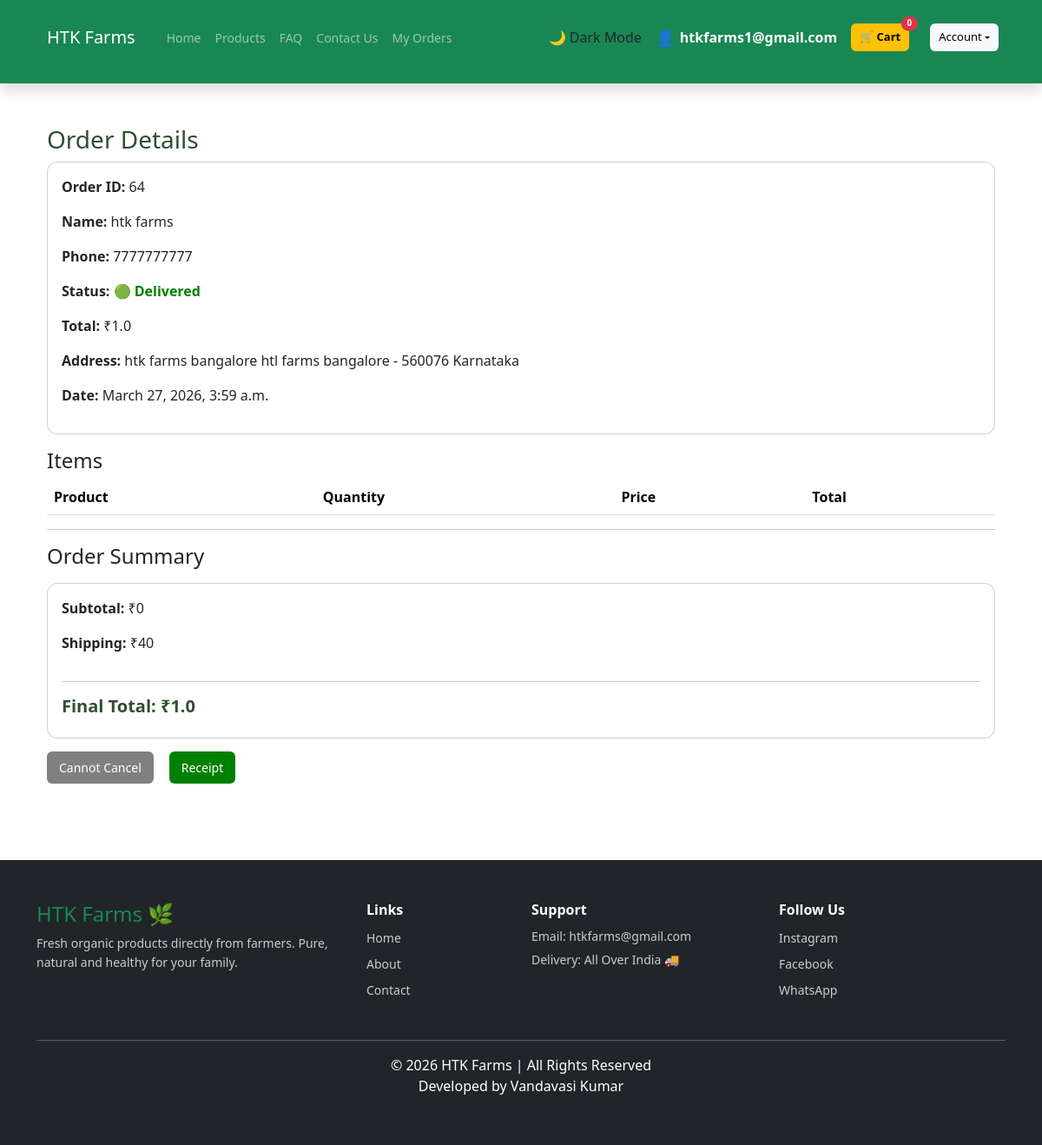
/order/64/ (signed in), run on the app's committed database.
### htkapp/models.py (models this page shows, shortened)
class Order(models.Model):
    STATUS_CHOICES = [
        ('placed', 'Placed'),
        ('shipped', 'Shipped'),
        ('delivered', 'Delivered'),
        ('cancelled', 'Cancelled'),
    ]
    user = models.ForeignKey(User, on_delete=models.CASCADE)
    name = models.CharField(max_length=100)
    total_price = models.FloatField()
    address = models.TextField()
    phone = models.CharField(max_length=15)
    status = models.CharField(
        max_length=20,
        choices=STATUS_CHOICES,
        default='placed'
    )
    created_at = models.DateTimeField(auto_now_add=True)
    is_paid = models.BooleanField(default=False)
    payment_method = models.CharField(max_length=20, blank=True, null=True)

### htkapp/views.py (the view)
# urls.py: path('order/<int:id>/', views.order_detail, name='order_detail'),
@login_required
def order_detail(request, id):
    order = get_object_or_404(Order, id=id, user=request.user)
    items = order.items.all()
    subtotal = sum(item.total for item in items)
    final_total = order.total_price
    discount = subtotal - final_total
    shipping = 0 if subtotal > 500 else 40
    return render(request, "order_detail.html", {
        "order": order,
        "items": items,
        "subtotal": subtotal,
        "shipping": shipping,
        "discount": discount,
        "final_total": final_total
    })

### htkapp/context_processors.py (called while the page is built)
def categories_processor(request):
    return {
        "categories": Category.objects.all()
    }

### htkapp/views.py (called while the page is built)
def get_cart_count(request):
    if request.user.is_authenticated:
        count = sum(item.quantity for item in CartItem.objects.filter(user=request.user))
    else:
        count = 0
    return {
        "cart_count": count
    }

### templates/order_detail.html (shortened to what this page needs)
{% extends 'base.html' %}
{% block content %}
<div class="container mt-4">
    <h3>Order Details</h3>
    <div class="card p-3 mb-3">
        <p><strong>Order ID:</strong> {{ order.id }}</p>
        <p><strong>Name:</strong> {{ order.name }}</p>
        <p><strong>Phone:</strong> {{ order.phone }}</p>
        <p><strong>Status:</strong>
            {% if order.status == "delivered" %}
            <span style="color:green; font-weight:bold;">🟢 Delivered</span>
            {% elif order.status == "cancelled" %}
            <span style="color:red; font-weight:bold;">🔴 Cancelled</span>
            {% elif order.status == "placed" %}
            <span style="color:orange; font-weight:bold;">🟡 Placed</span>
            {% elif order.status == "shipped" %}
            <span style="color:blue; font-weight:bold;">🚚 Shipped</span>
            {% endif %}
        </p>
        <p><strong>Total:</strong> ₹{{ order.total_price }}</p>
        <p><strong>Address:</strong> {{ order.address }}</p>
        <p><strong>Date:</strong> {{ order.created_at }}</p>
    </div>
    <h4>Items</h4>
    <table class="table">
        <tr>
            <th>Product</th>
            <th>Quantity</th>
            <th>Price</th>
            <th>Total</th>
        </tr>
    </table>
    <hr>
    <h4>Order Summary</h4>
    <div class="card p-3 mt-3">
        <p><strong>Subtotal:</strong> ₹{{ subtotal }}</p>
        <p><strong>Shipping:</strong>
            {% if shipping == 0 %}
            Free
            {% else %}
            ₹{{ shipping }}
            {% endif %}
        </p>
        <hr>
        <h5><strong>Final Total: ₹{{ final_total }}</strong></h5>
    </div>
    <div style="margin-top:15px; display:flex; gap:10px;">
        {% if order.status == "placed" %}
        <form method="POST" action="{% url 'cancel_order' order.id %}">
            {% csrf_token %}
            <button class="btn cancel-btn">Cancel Order</button>
        </form>
        {% elif order.status == "cancelled" %}
        <button class="btn disabled-btn">Cancelled</button>
        {% else %}
        <button class="btn disabled-btn">Cannot Cancel</button>
        {% endif %}
        {% if order.status != "cancelled" %}
        <a href="{% url 'download_receipt' order.id %}">
            <button class="btn receipt-btn">Receipt</button>
        </a>
        {% endif %}
    </div>
</div>
{% endblock %}

### templates/base.html (shortened to what this page needs)
<!DOCTYPE html>
<html>
<head>
  {% load static %}
  <link href="https://cdn.jsdelivr.net/npm/bootstrap@5.3.2/dist/css/bootstrap.min.css" rel="stylesheet">
  <link rel="stylesheet" href="{% static 'css/style.css' %}">
</head>
<body class="d-flex flex-column min-vh-100">
  <nav class="navbar navbar-expand-lg navbar-dark bg-success fixed-top shadow">
    <div class="container" style="padding-top: 20px; margin-bottom: 30px;">
      <a class="navbar-brand" href="/">HTK Farms</a>
      <div class="collapse navbar-collapse" id="navbarNav">
        <ul class="navbar-nav me-auto">
          <li class="nav-item">
            <a class="nav-link" href="/">Home</a>
          </li>
          <li class="nav-item">
            <a class="nav-link" href="/products/">Products</a>
          </li>
          <li class="nav-item">
            <a class="nav-link" href="{% url 'faq' %}">FAQ</a>
          </li>
          <li class="nav-item">
            <a class="nav-link" href="{% url 'contact' %}">Contact Us</a>
          </li>
          {% if user.is_authenticated and not user.is_superuser %}
          <a class="nav-link" href="{% url 'order_history' %}">My Orders</a>
          {% endif %}
        </ul>
        <div class="d-flex align-items-center gap-3">
          <button id="modeToggle" class="dropdown-item">
          </button>
          {% if user.is_authenticated and not user.is_superuser %}
          <div class="d-flex align-items-center text-white">
            <span style="font-size:18px; margin-right:6px;">👤</span>
            <strong>{{ request.user.username }}</strong>
          </div>
          <a href="/cart/" class="btn btn-warning btn-sm fw-bold position-relative"> 🛒 Cart
            <span id="cart-count"
              class="position-absolute top-0 start-100 translate-middle badge rounded-pill bg-danger">
              {{ cart_count }}
            </span>
          </a>
          <div class="dropdown">
            <button class="btn btn-light dropdown-toggle" data-bs-toggle="dropdown">
              Account
            </button>
          </div>
          {% elif not user.is_authenticated %}
          <button class="btn btn-light" data-bs-toggle="modal" data-bs-target="#loginModal">
            Account
          </button>
          {% endif %}
        </div>
      </div>
    </div>
  </nav>
  <main class="flex-grow-1">
    <div class="container" style="margin-top:65px; padding-top: 5px;">
      {% block content %}
      {% endblock %}
    </div>
  </main>
  {% include 'footer.html' %}
</body>
</html>

### static/css/style.css (style rules this page uses)
body { padding-top: 50px; }
.btn { padding: 8px 14px; border: none; border-radius: 6px; cursor: pointer; margin-right: 8px; font-size: 14px; }
.receipt-btn { background-color: green; color: white; }
.disabled-btn { background-color: gray; color: white; cursor: not-allowed; }
.card { transition: 0.3s; cursor: pointer; border-radius: 12px; }
body { transition: background-color 0.3s ease, color 0.3s ease; }
#modeToggle { cursor: pointer; }
.navbar .btn { height: 32px; padding: 6px 10px; display: flex; align-items: center; font-size: 13px; }
.container h5 { font-weight: 600; color: #2f4f2f; }
.container h3 { color: #2f4f2f; }
section, .container { margin-bottom: 40px; }
.btn { transition: 0.3s; white-space: nowrap; }
.navbar-nav { flex-wrap: wrap; }
.container { max-width: 1140px; }
.navbar { padding-top: 0 !important; padding-bottom: 0 !important; min-height: 40px; }
.navbar-brand { font-size: 20px; padding: 8px 12px 8px 12px; }
.navbar-nav .nav-link { padding-top: 6px; padding-bottom: 6px; font-size: 14px; }

### data on the page
Order: id "64", name "htk farms", phone "7777777777", total_price "1.0", address "htk farms bangalore htl farms bangalore - 560076 Karnataka", created_at "March 27, 2026, 3:59 a.m."

### other printed values
{{ request.user.username }} "htkfarms1@gmail.com"
{{ cart_count }} "0"
{{ subtotal }} "0"
{{ shipping }} "40"
